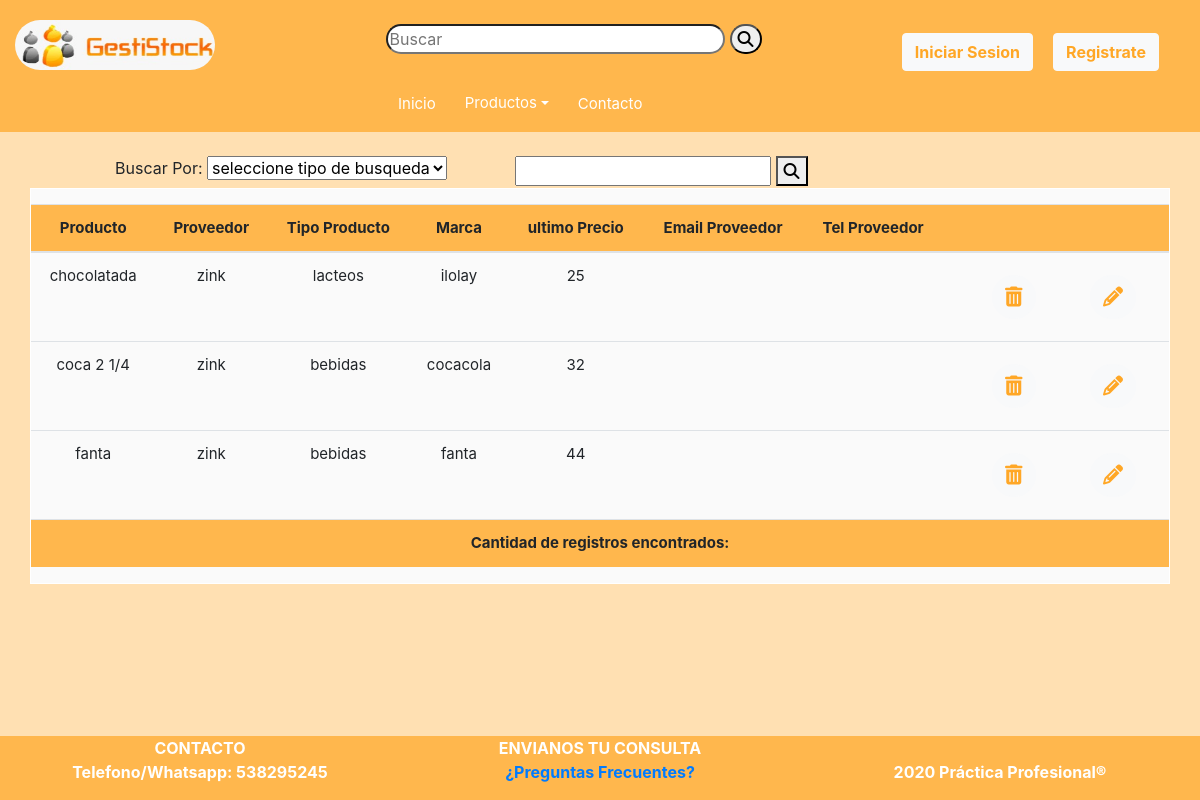
The page /Anteriores/listarProvProd.php on the database its author committed.
### tables this page shows
CREATE TABLE `productos` (
  `idProducto` int(11) NOT NULL,
  `descripcion` varchar(45) NOT NULL,
  `idPuestoFisico` int(11) NOT NULL,
  `imagen` varchar(45) NOT NULL,
  `Lote` varchar(45) NOT NULL,
  `fechaCaducidad` date NOT NULL,
  `cantidadProd` int(11) NOT NULL,
  `precio` float NOT NULL,
  `estado` varchar(100) NOT NULL
);

CREATE TABLE `proveedores` (
  `idProveedor` int(11) NOT NULL,
  `empresa` varchar(45) NOT NULL,
  `cuit` varchar(11) NOT NULL,
  `descripcion` varchar(200) NOT NULL
);

CREATE TABLE `tiposproductos` (
  `idTipoProducto` int(11) NOT NULL,
  `descripcion` varchar(45) NOT NULL
);

CREATE TABLE `marcas` (
  `idMarca` int(11) NOT NULL,
  `nombreMarca` varchar(45) NOT NULL
);

CREATE TABLE `productostpmarcas` (
  `idProducto` int(11) NOT NULL,
  `idProveedor` int(11) NOT NULL,
  `idTpMarca` int(11) NOT NULL,
  `precio` int(11) NOT NULL
);

### Anteriores/listarProvProd.php (the view, shortened to what this page needs)
<?php require ('header.php');
$consulta="SELECT p.idProducto,p.descripcion,pr.empresa, tpp.idTpMarca,tpp.precio, m.nombreMarca,tp.descripcion as tipoProducto FROM productos p
JOIN productostpmarcas tpp on p.idProducto=tpp.idProducto
JOIN proveedores pr on tpp.idProveedor=pr.idProveedor
JOIN tiposproductos_marcas tpm on tpm.idTpMarca=tpp.idTpMarca
JOIN marcas m on m.idMarca= tpm.idMarca
JOIN tiposproductos tp on tp.idTipoProducto=tpm.idTipoProducto
WHERE pr.empresa LIKE '%zink%'";
$query=mysqli_query($conexion,$consulta);
?>
<br>
<form action="listarProvProd.php" method="GET">
	<div class="row justify-content-center">
		<div class="col-md-4">
			<label>Buscar Por:</label>
			<select>
				<option value="0">
					seleccione tipo de busqueda
				</option>
			</select>
		</div>
		<div class="col-md-6">
			<input type="text" name="listarPP" id="listarPP">
			<button type="submit"><i class="fas fa-search"></i></i></button>
		</div>
	</div>
</form>
<div class="col-md-12">
	<div id="result" style="border: 1px solid white;overflow-y: scroll;background:#fafafa;padding-top:15px">
		<table class="table striped" style="background:#fafafa;height:300px">
			<thead>
				<th style="text-align: center;">Producto</th>
				<th style="text-align: center;">Proveedor</th>
				<th style="text-align: center;">Tipo Producto</th>
				<th style="text-align: center;">Marca</th>
				<th style="text-align: center;">ultimo Precio</th>
				<th style="text-align: center;">Email Proveedor</th>
				<th style="text-align: center;">Tel Proveedor</th>
				<th></th>
				<th></th>
				<th></th>
			</thead>
			<tbody>
				<?php while ($row=mysqli_fetch_array($query)): ?>
					<tr>
						<td style="text-align: center"><?php echo $row['descripcion'];?></td>
						<td style="text-align: center"><?php echo $row['empresa'];?></td>
						<td style="text-align: center"><?php echo $row['tipoProducto'];?></td>
						<td style="text-align: center"><?php echo $row['nombreMarca']; ?></td>
						<td style="text-align: center"><?php echo $row['precio'];?></td>
						<td style="text-align: center"><?php// echo $Telefono;?></td>
						<td></td>
						<td></td>
							<td><a href="#" style="border-radius:30px;font-size:20px" class="btn btn-light" data-toggle="modal" data-target="#info<?php echo $idPersona; ?>"><i class="fas fa-trash-alt"></i></a></td>
								<td>
									<form method="POST" action="modificarUsuario.php">
										<button style="border-radius:30px;font-size:20px" type="submit" name="idPersona" value="<?php echo $row['idPersona'];?>" class="btn btn-light"><i class="fas fa-pencil-alt"></i></button>
									</form>
								</td>
					</tr>
				<?php endwhile ?>
			</tbody>
			<tfoot>
				<tr align="center">
					<th colspan="12">Cantidad de registros encontrados: <?php// echo $total_usuarios?></th>
				</tr>
			</tfoot>
		</table>
	</div>
</div>
<?php require 'footer.php'; ?>

### rows shown on the page
productos: descripcion "chocolatada", proveedores.empresa "zink", tiposproductos.descripcion "lacteos", marcas.nombreMarca "ilolay", productostpmarcas.precio "25"
productos: descripcion "coca 2 1/4", proveedores.empresa "zink", tiposproductos.descripcion "bebidas", marcas.nombreMarca "cocacola", productostpmarcas.precio "32"
productos: descripcion "fanta", proveedores.empresa "zink", tiposproductos.descripcion "bebidas", marcas.nombreMarca "fanta", productostpmarcas.precio "44"
